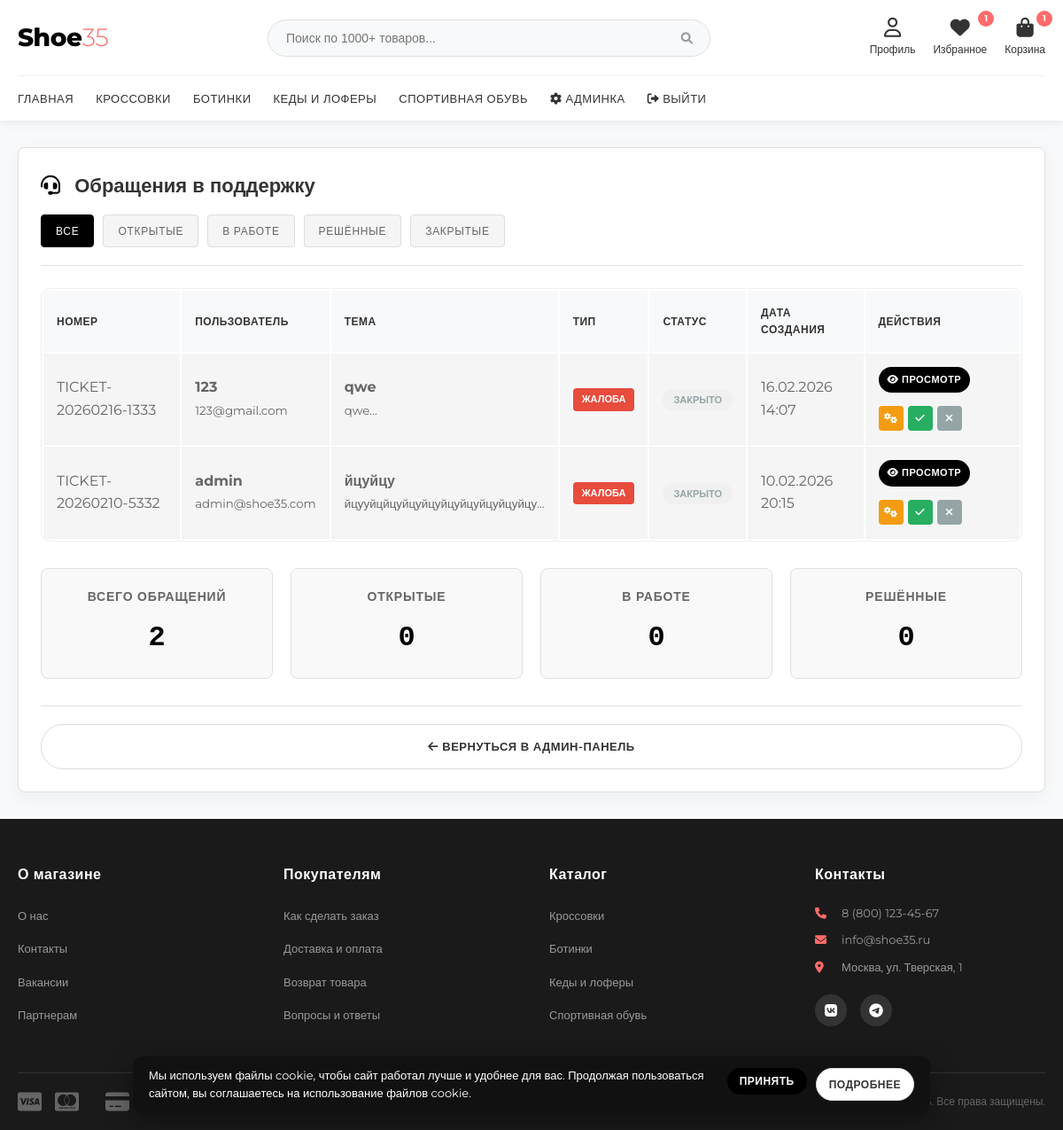
The app's page /admin/support (signed in), older data.
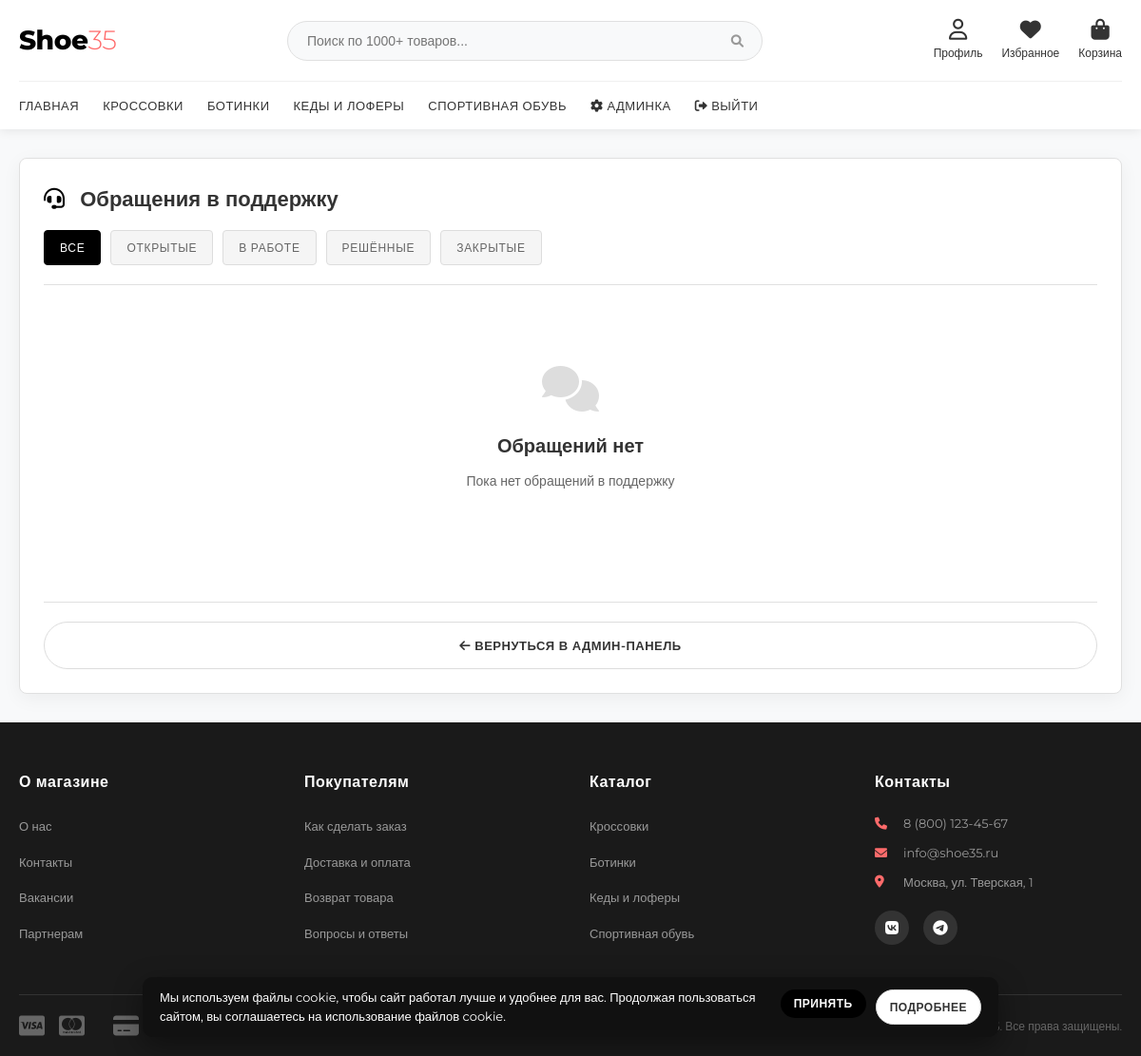
The same page, newer data.
### database.py (models this page shows, shortened)
class SupportTicket(db.Model):
    id = db.Column(db.Integer, primary_key=True)
    user_id = db.Column(db.Integer, db.ForeignKey('user.id'), nullable=False)
    ticket_number = db.Column(db.String(20), unique=True, nullable=False)
    subject = db.Column(db.String(200), nullable=False)
    message = db.Column(db.Text, nullable=False)
    ticket_type = db.Column(db.String(20), nullable=False)  # complaint, gratitude, suggestion
    status = db.Column(db.String(20), default='open')  # open, in_progress, resolved, closed
    admin_response = db.Column(db.Text)
    created_at = db.Column(db.DateTime, default=datetime.utcnow)
    updated_at = db.Column(db.DateTime, default=datetime.utcnow, onupdate=datetime.utcnow)

class User(UserMixin, db.Model):
    id = db.Column(db.Integer, primary_key=True)
    username = db.Column(db.String(80), unique=True, nullable=False)
    email = db.Column(db.String(120), unique=True, nullable=False)
    password_hash = db.Column(db.String(200), nullable=False)
    first_name = db.Column(db.String(50))
    last_name = db.Column(db.String(50))
    middle_name = db.Column(db.String(50))
    phone = db.Column(db.String(20))
    birth_date = db.Column(db.Date)
    is_admin = db.Column(db.Boolean, default=False)
    created_at = db.Column(db.DateTime, default=datetime.utcnow)
    cart_items = db.relationship('CartItem', backref='user', lazy=True)
    addresses = db.relationship('UserAddress', backref='user', lazy=True)
    orders = db.relationship('Order', backref='user', lazy=True)
    support_tickets = db.relationship('SupportTicket', backref='user', lazy=True)
    reviews = db.relationship('Review', backref='author', lazy=True, cascade='all, delete-orphan')
    favorites = db.relationship('Favorite', backref='user', lazy=True, cascade='all, delete-orphan')

### app.py (the view)
@app.route('/admin/support')
@login_required
def admin_support():
    if not current_user.is_admin:
        flash('Доступ запрещен')
        return redirect(url_for('index'))
    status = request.args.get('status', 'all')
    query = SupportTicket.query.order_by(SupportTicket.created_at.desc())
    if status != 'all':
        query = query.filter_by(status=status)
    tickets = query.all()
    cart_count = CartItem.query.filter_by(user_id=current_user.id).count()
    return render_template('admin/support.html',
                           tickets=tickets,
                           status=status,
                           cart_count=cart_count)

### app.py (called while the page is built)
@login_manager.user_loader
def load_user(user_id):
    return User.query.get(int(user_id))

### templates/admin/support.html (shortened to what the changed rows need)
{% extends "base.html" %}
{% block content %}
<div class="admin-container">
    <div class="admin-header">
        <h1><i class="fas fa-headset"></i> Обращения в поддержку</h1>
    </div>
    {% if tickets %}
    <div class="admin-table-container">
        <table class="admin-table">
            <thead>
                <tr>
                    <th>Номер</th>
                    <th>Пользователь</th>
                    <th>Тема</th>
                    <th>Тип</th>
                    <th>Статус</th>
                    <th>Дата создания</th>
                    <th>Действия</th>
                </tr>
            </thead>
            <tbody>
                {% for ticket in tickets %}
                <tr class="ticket-row status-{{ ticket.status }}">
                    <td>{{ ticket.ticket_number }}</td>
                    <td>
                        <strong>{{ ticket.user.username }}</strong><br>
                        <small>{{ ticket.user.email }}</small>
                    </td>
                    <td>
                        <strong>{{ ticket.subject }}</strong><br>
                        <small>{{ ticket.message[:50] }}...</small>
                    </td>
                    <td>
                        <span class="type-badge type-{{ ticket.ticket_type }}">
                            {% if ticket.ticket_type == 'complaint' %}
                            Жалоба
                            {% elif ticket.ticket_type == 'gratitude' %}
                            Благодарность
                            {% elif ticket.ticket_type == 'suggestion' %}
                            Предложение
                            {% endif %}
                        </span>
                    </td>
                    <td>
                        <span class="status-badge status-{{ ticket.status }}">
                            {% if ticket.status == 'open' %}
                            Открыто
                            {% elif ticket.status == 'in_progress' %}
                            В работе
                            {% elif ticket.status == 'resolved' %}
                            Решено
                            {% elif ticket.status == 'closed' %}
                            Закрыто
                            {% endif %}
                        </span>
                    </td>
                    <td>{{ ticket.created_at.strftime('%d.%m.%Y %H:%M') }}</td>
                    <td>
                        <div class="admin-actions">
                            <a href="{{ url_for('admin_ticket_detail', ticket_id=ticket.id) }}"
                               class="btn" style="padding: 6px 10px; font-size: 11px;">
                                <i class="fas fa-eye"></i> Просмотр
                            </a>
                            <div class="status-actions">
                                <a href="{{ url_for('change_ticket_status', ticket_id=ticket.id, status='in_progress') }}"
                                   class="status-btn in-progress" title="В работу">
                                    <i class="fas fa-cogs"></i>
                                </a>
                                <a href="{{ url_for('change_ticket_status', ticket_id=ticket.id, status='resolved') }}"
                                   class="status-btn resolved" title="Решено">
                                    <i class="fas fa-check"></i>
                                </a>
                                <a href="{{ url_for('change_ticket_status', ticket_id=ticket.id, status='closed') }}"
                                   class="status-btn closed" title="Закрыть">
                                    <i class="fas fa-times"></i>
                                </a>
                            </div>
                        </div>
                    </td>
                </tr>
                {% endfor %}
            </tbody>
        </table>
    </div>
    <div class="support-stats">
        <div class="stat-card">
            <h3>Всего обращений</h3>
            <div class="stat-number">{{ tickets|length }}</div>
        </div>
        <div class="stat-card">
            <h3>Открытые</h3>
            <div class="stat-number">
                {{ tickets|selectattr('status', 'equalto', 'open')|list|length }}
            </div>
        </div>
        <div class="stat-card">
            <h3>В работе</h3>
            <div class="stat-number">
                {{ tickets|selectattr('status', 'equalto', 'in_progress')|list|length }}
            </div>
        </div>
        <div class="stat-card">
            <h3>Решённые</h3>
            <div class="stat-number">
                {{ tickets|selectattr('status', 'equalto', 'resolved')|list|length }}
            </div>
        </div>
    </div>
    {% else %}
    <div class="empty-state">
        <i class="fas fa-comments" style="font-size: 48px; color: #ddd; margin-bottom: 20px;"></i>
        <h3 style="color: #333; margin-bottom: 10px;">Обращений нет</h3>
        <p style="color: #666; margin-bottom: 25px;">Пока нет обращений в поддержку</p>
    </div>
    {% endif %}
</div>
{% endblock %}

Row changes from the older to the newer data that the page shows:
removed SupportTicket: ticket_number "TICKET-20260216-1333", user.username "123", user.email "123@gmail.com", subject "qwe", message "qwe", ticket_type "ЖАЛОБА", status "ЗАКРЫТО", created_at "16.02.2026 14:07"
removed SupportTicket: ticket_number "TICKET-20260210-5332", user.username "admin", user.email "admin@shoe35.com", subject "йцуйцу", message "йцууйцйцуйцуйцуйцуйцуйцуйцуйцу", ticket_type "ЖАЛОБА", status "ЗАКРЫТО", created_at "10.02.2026 20:15"
Text that changed along with them:
{{ current_user.favorites|length }}: "1" → (not shown)
{{ cart_count }}: "1" → (not shown)
{{ tickets|length }}: "2" → (not shown)
{{ tickets|selectattr('status', 'equalto', 'open')|list|length }}: "0" → (not shown)
{{ tickets|selectattr('status', 'equalto', 'in_progress')|list|length }}: "0" → (not shown)
{{ tickets|selectattr('status', 'equalto', 'resolved')|list|length }}: "0" → (not shown)
text no longer shown: "НОМЕР ПОЛЬЗОВАТЕЛЬ ТЕМА ТИП СТАТУС ДАТА СОЗДАНИЯ ДЕЙСТВИЯ ВСЕГО ОБРАЩЕНИЙ ОТКРЫТЫЕ В РАБОТЕ РЕШЁННЫЕ"
text now shown: "Обращений нет Пока нет обращений в поддержку"
